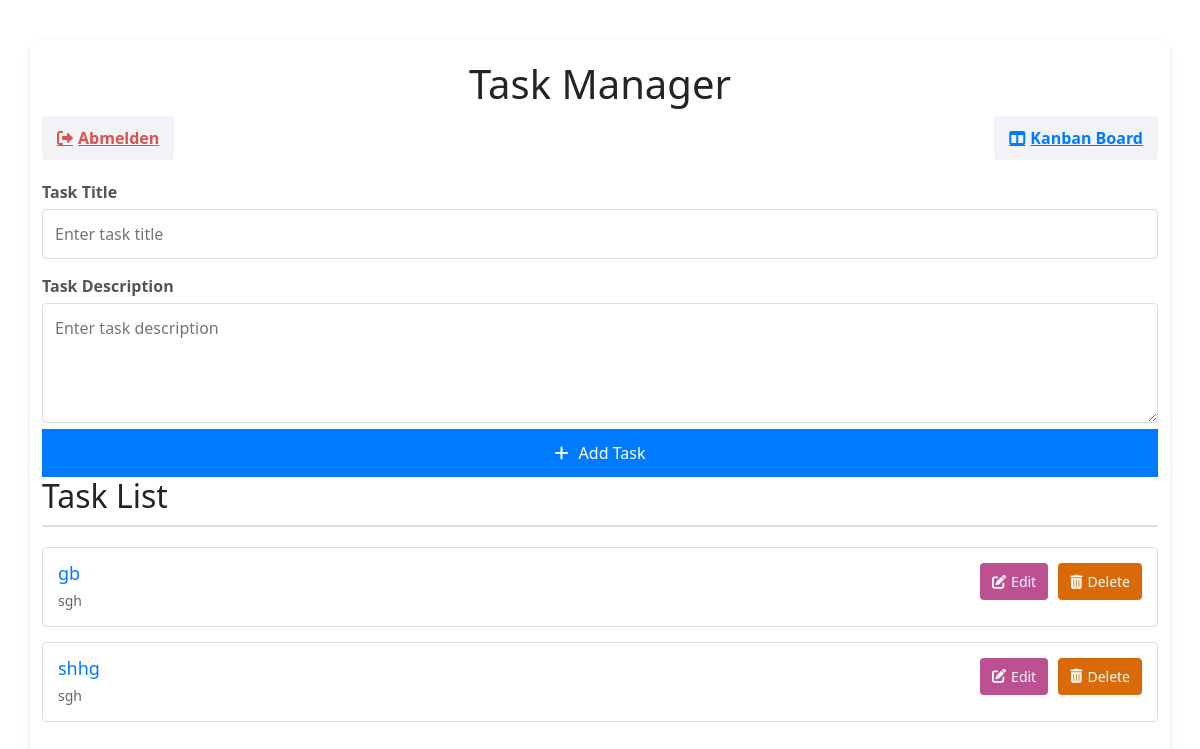
/task_manager/, run on an earlier commit of the app's database.
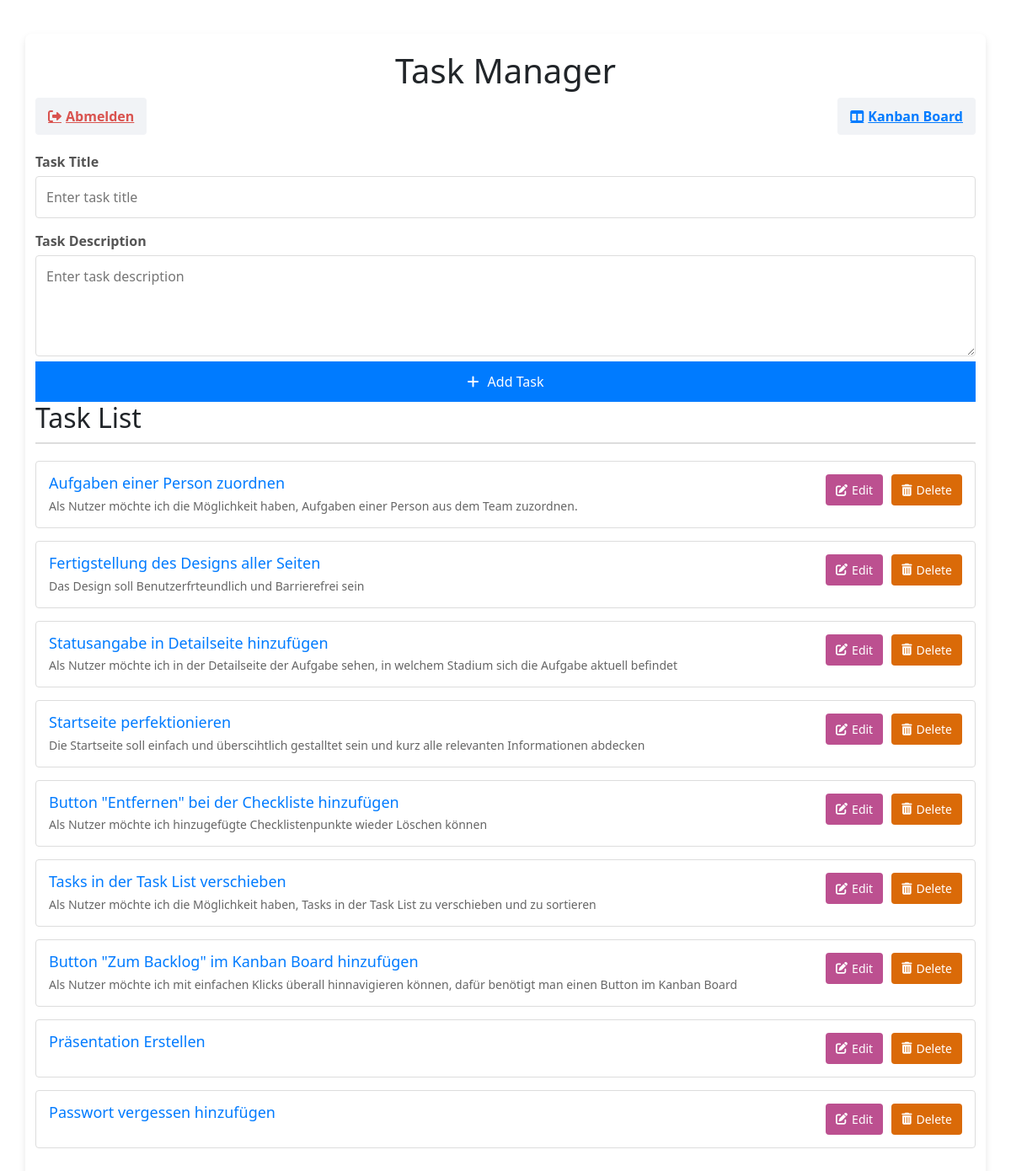
And on a later commit of the database.
### tables this page shows
CREATE TABLE tasks (
        id INTEGER PRIMARY KEY AUTOINCREMENT,
        title TEXT NOT NULL,
        description TEXT,
        status TEXT NOT NULL CHECK (status IN ('To Do', 'In Progress', 'In QA', 'Done'))
        );

### Task_Manager.py (the view)
@task_manager.route('/')
def Task_Manager():
    conn = get_db_connection()
    tasks = conn.execute('SELECT * FROM tasks').fetchall()
    conn.close()
    return render_template('task_manager.html', tasks=tasks)

### Task_Manager.py (called while the page is built)
def get_db_connection():
    conn = sqlite3.connect('nutzer.db')
    conn.row_factory = sqlite3.Row  # Ergebnisse als Dictionary-ähnliche Objekte zurückgeben
    return conn

### app.py (called while the page is built)
@app.context_processor
def inject_is_admin():
    return {'is_admin': session.get('role') == 'Admin'}

### templates/Task_Manager.html (shortened to what this page needs)
<!DOCTYPE html>
<html lang="en">
<head>
    <link rel="stylesheet" href="/static/task_manager.css">
    <link rel="stylesheet" href="https://cdnjs.cloudflare.com/ajax/libs/font-awesome/6.0.0-beta3/css/all.min.css">
<link rel="stylesheet" href="https://cdnjs.cloudflare.com/ajax/libs/bootstrap/5.3.0/css/bootstrap.min.css">
</head>
<body>
    <div class="container">
        <h1>Task Manager</h1>
        <div class="nav-links">
            <a href="/abmelden" class="btn-link logout"><i class="fas fa-sign-out-alt"></i> Abmelden</a>
            <a href="/kanban_board" class="btn-link"><i class="fas fa-columns"></i> Kanban Board</a>
        </div>
        <form action="/task_manager/add_task" method="POST" class="task-form">
            <label for="title">Task Title</label>
            <input type="text" id="title" name="title" placeholder="Enter task title" required>
            <label for="description">Task Description</label>
            <textarea id="description" name="description" placeholder="Enter task description"></textarea>
            <button type="submit"><i class="fas fa-plus"></i> Add Task</button>
        </form>
        <h2>Task List</h2>
        <ul class="task-list">
            {% for task in tasks %}
                <li>
                    <div class="task-details">
                        <h3>{{ task['title'] }}</h3>
                        <p>{{ task['description'] }}</p>
                    </div>
                    <div class="actions">
                        <a href="/task_manager/edit_task/{{ task['id'] }}" class="edit-btn"><i class="fas fa-edit"></i> Edit</a>
                        <form action="/task_manager/delete_task/{{ task['id'] }}" method="POST">
                            <button type="submit" class="delete-btn"><i class="fas fa-trash-alt"></i> Delete</button>
                        </form>
                    </div>
                </li>
            {% endfor %}
        </ul>
    </div>
</body>
</html>

What changed in the data, as far as the page shows it:
removed tasks: title "gb", description "sgh"
removed tasks: title "shhg", description "sgh"
added tasks: title "Aufgaben einer Person zuordnen", description "Als Nutzer möchte ich die Möglichkeit haben, Aufgaben einer Person aus dem Team zuzordnen."
added tasks: title "Fertigstellung des Designs aller Seiten", description "Das Design soll Benutzerfrteundlich und Barrierefrei sein"
added tasks: title "Statusangabe in Detailseite hinzufügen", description "Als Nutzer möchte ich in der Detailseite der Aufgabe sehen, in welchem Stadium sich die Aufgabe aktuell befindet"
added tasks: title "Startseite perfektionieren", description "Die Startseite soll einfach und überscihtlich gestalltet sein und kurz alle relevanten Informationen abdecken"
added tasks: title "Button \"Entfernen\" bei der Checkliste hinzufügen", description "Als Nutzer möchte ich hinzugefügte Checklistenpunkte wieder Löschen können"
added tasks: title "Tasks in der Task List verschieben", description "Als Nutzer möchte ich die Möglichkeit haben, Tasks in der Task List zu verschieben und zu sortieren"
added tasks: title "Button \"Zum Backlog\" im Kanban Board hinzufügen", description "Als Nutzer möchte ich mit einfachen Klicks überall hinnavigieren können, dafür benötigt man einen Button im Kanban Board"
added tasks: title "Präsentation Erstellen"
added tasks: title "Passwort vergessen hinzufügen"
